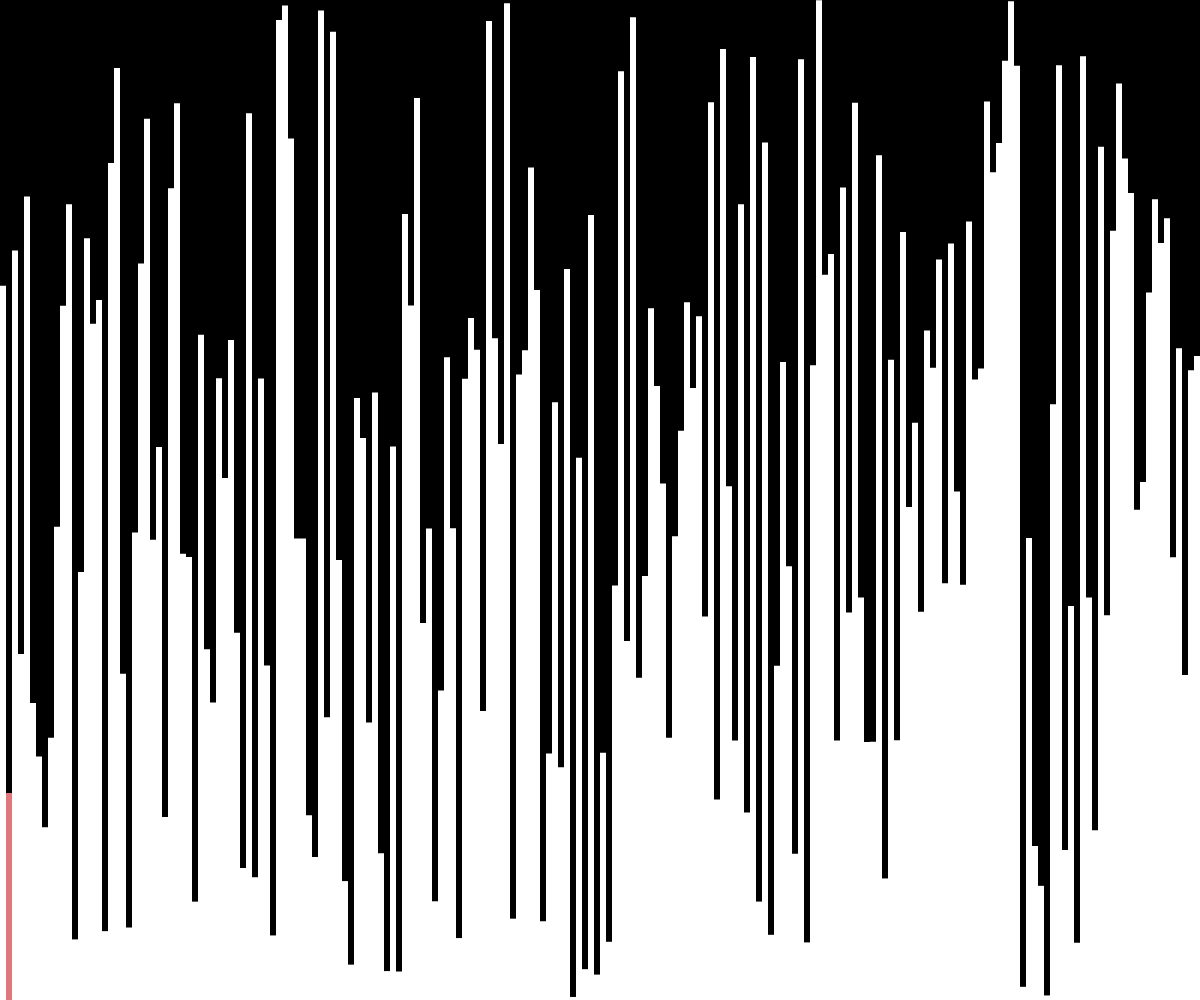
Frame 1 (no input)
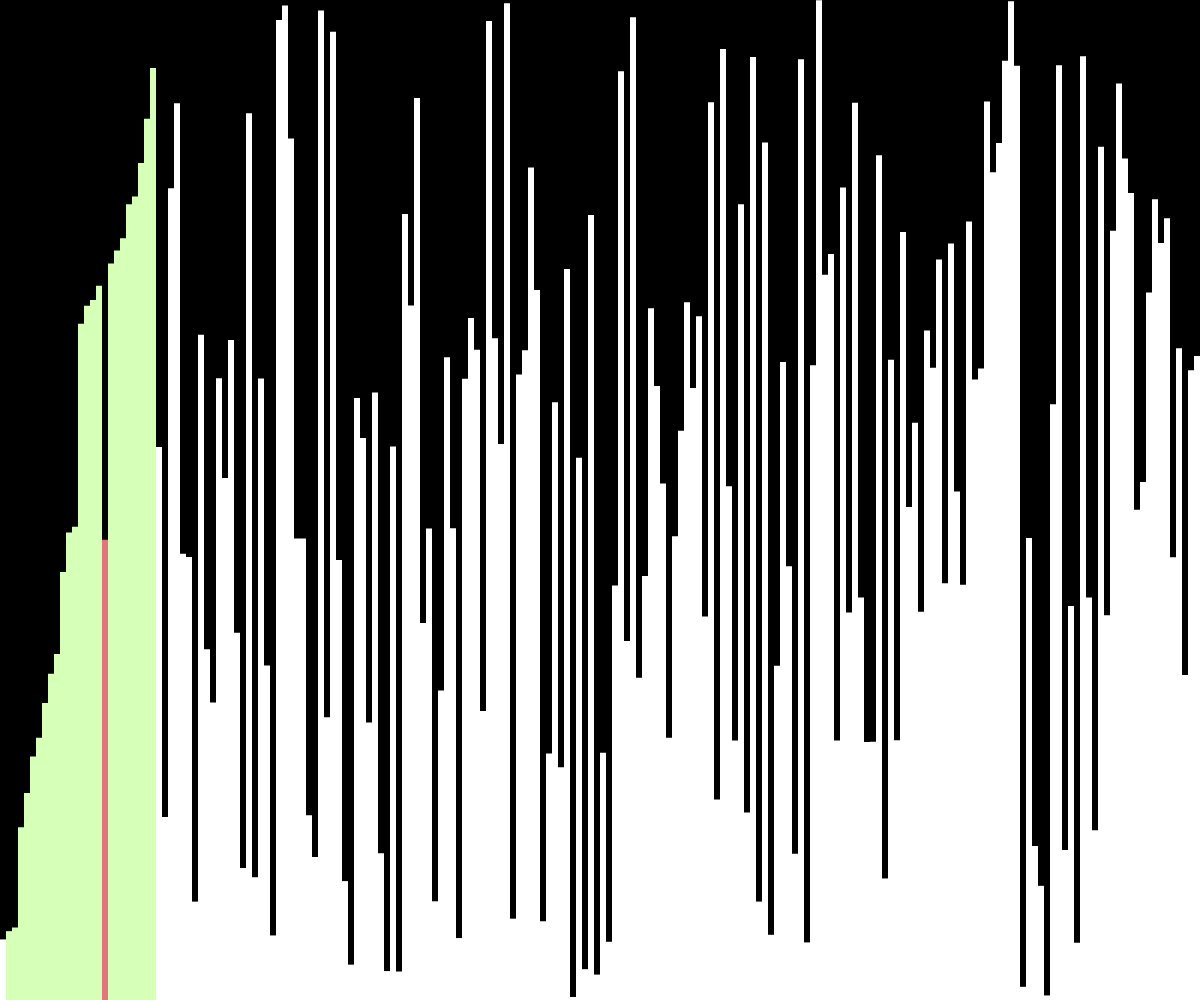
Frame 60 (no input)
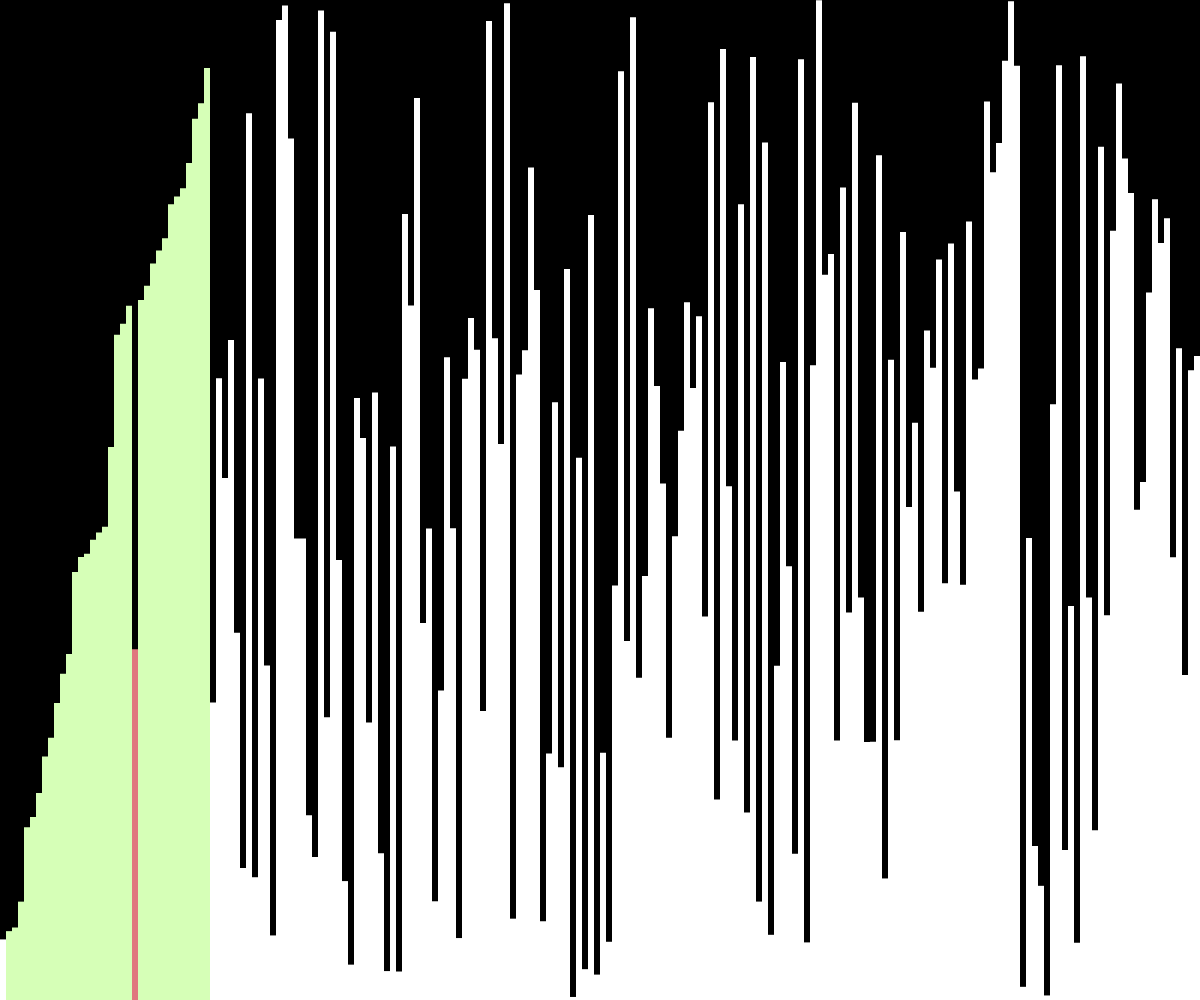
Frame 120 (the mouse pressed at the canvas centre since frame 60)

The p5.js sketch that drew these frames (run headless with seeded random() and noise() and a simulated clock; from frame 60 on, the mouse is pressed at the canvas centre):

// p5.js sketch
// ── sketch.js
let values = [];
let w = 6;
let states = [];

function setup() {
  createCanvas(windowWidth, windowHeight);
  values = new Array(floor(width / w));
  for (let i = 0; i < values.length; i++) {
    values[i] = random(height);
    states[i] = -1;
  }
  gnomeSort(values)
}

async function gnomeSort(arr) {
  async function moveBack(i) {
    for (; i > 0 && arr[i - 1] > arr[i]; i--) {
      states[i] = 0;
      await swap(arr, i);
      states[i] = 1;
    }
  }
  for (let i = 1; i < arr.length; i++) {
    if (arr[i - 1] > arr[i])
      await moveBack(i);
  }
  return arr;
}

function draw() {
  background(0);

  for (let i = 0; i < values.length; i++) {
    noStroke();
    if (states[i] == 0) {
      fill('#E0777D');
    } else if (states[i] == 1) {
      fill('#D6FFB7');
    } else {
      fill(255);
    }
    rect(i * w, height - values[i], w, values[i]);
  }
}

async function swap(arr, i) {
  await sleep(10);
  var t = arr[i];
  arr[i] = arr[i - 1];
  arr[i - 1] = t;
}
function sleep(ms) {
  return new Promise(resolve => setTimeout(resolve, ms));
}
